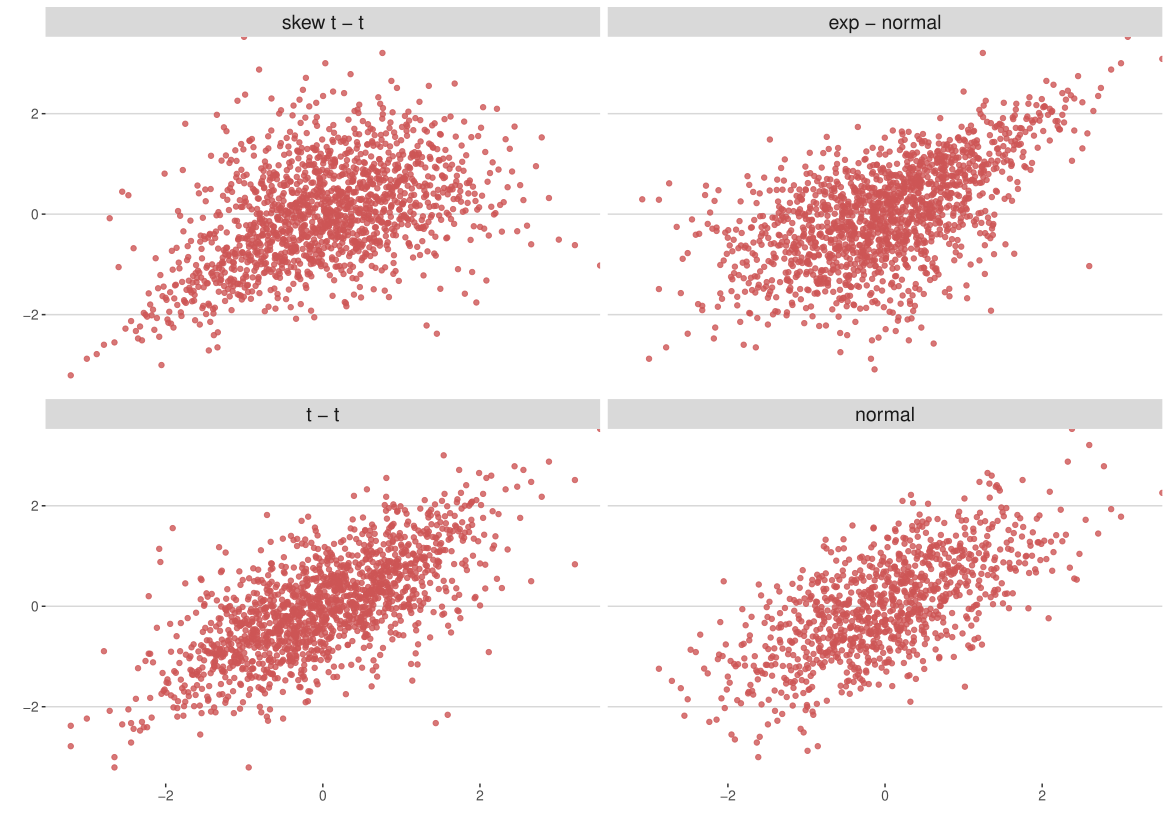

Write R code to recreate this figure.
theta1 <- c(beta1 = 1.5)
beta <- config_beta(type = "equidependence", N = 2, Z = 1)


f1 <- fc_create(config_factor(rst = list(nu = 1/0.25, lambda = -0.8)),
                config_error(rt = list(df = 1/0.25)), beta)
f2 <- fc_create(config_factor(rgamma = list()),
                config_error(rnorm = list()), beta)
f3 <- fc_create(config_factor(rt = list(df = 1/0.25)),
                config_error(rt = list(df = 1/0.25)), beta)
f4 <- fc_create(config_factor(rnorm = list()),
                config_error(rnorm = list()), beta)

T <- 1500

Y1 <- qnorm(f1(theta1, S = T, seed = NULL))
Y2 <- qnorm(f2(theta1, S = T, seed = NULL))
Y3 <- qnorm(f3(theta1, S = T, seed = NULL))
Y4 <- qnorm(f4(theta1, S = T, seed = NULL))

dat <- data.frame(cbind(rep(1:4, each = T), rbind(Y1, Y2, Y3, Y4)))
colnames(dat) <- c("group", "X1", "X2")
dat$group <- factor(dat$group, levels = 1:4, labels = c("skew t - t", "exp - normal", "t - t", "normal"))

library(ggplot2)
library(ggthemes)
ggplot(data.frame(dat), aes(x = X1, y = X2)) +
  geom_point(alpha = 0.8, col = "indianred3") +
  facet_wrap(~ group, ncol = 2) +
  labs(x = "", y = "") +
  theme_hc() +
  theme(strip.text = element_text(size = 14))
